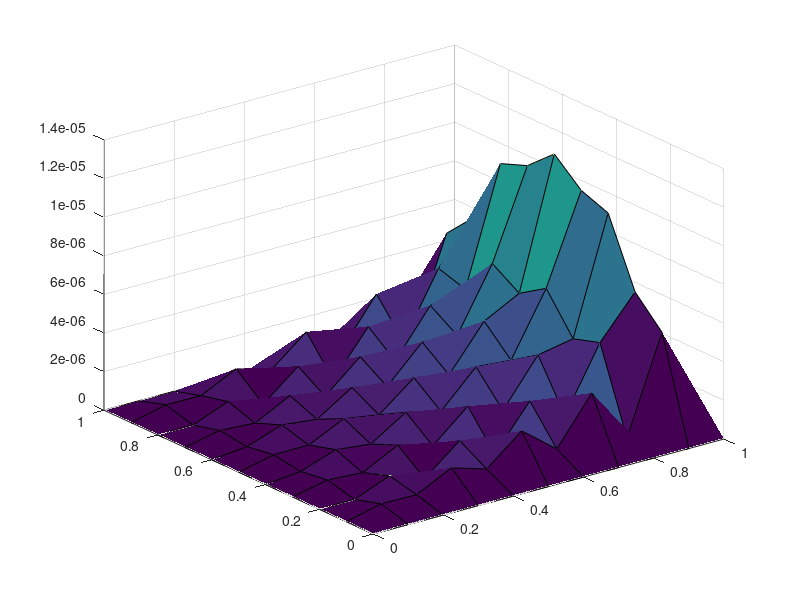

This chart was generated by the following MATLAB code: (Note: this script raises an error after producing the figure.)
%% Alex Swenson HW7 (Computer Project 5c)
function problem1()

%% Set Domain

% some important constants 
x_bound = 1; y_bound = 1.;
dx = 0.1; dy = dx;
global k 
k = 0.1;
nx = x_bound/dx; ny = y_bound/dy;
dx2 = dx*dx; dy2 = dy*dy;
dt = (dx2 / (2*k));
t_end = 40 * dt;
nt = t_end / dt;

alphax = k*dt / dx2; alphay = k*dt / dy2;

x = 0:dx:x_bound;
y = 0:dy:y_bound;
% create mesh
[X, Y] = meshgrid(x);
% Set Initial Conditions
f = X .* (1-X.^5) .* Y .* (1-Y);
f(1,:) = 0;
f(:,1) = 0;

%% Get Exact Solution
Ntrunc = 50;
f_exact = get_exact(X, Y, Ntrunc, t_end);

%% Part A) L_inf Error Between f_init, f_exact @ 0

A_exact = get_exact(X, Y, Ntrunc, 0);

figure(1)
surf(X, Y, abs(f - A_exact));

% Make The A - matrices
e = ones(nx-2, 1);
A_x = spdiags([-alphax*e 2*(1+alphax)*e -alphax*e], -1:1, nx-2, nx-2);
A_y = spdiags([-alphay*e 2*(1+alphay)*e -alphay*e], -1:1, ny-2, ny-2);

A_x = full(A_x)
%A_y = full(A_y);

f_save = f;

for i=0:nt
    step = mod(i, 2);
    
    if step == 0
        for i=2:nx-2
       % use the first routine (x then y)
            b = alphay*f(i,3:ny) + 2*(1-alphay)*f(i,2:ny-1) +  alphay*f(i,1:ny-2);
            f_inter =  A_x \ b';
        end
        for j=2:ny-2
            b = alphax*f_inter(3:nx,j) + 2*(1-alphax)*f_inter(2:nx-1,j) + alphax*f_inter(1:nx-2,j);
            f_save(i,1:ny-2) = (A_y \ b)';
        end
    else
        for j=2:ny-2
       % use the second solving routine (y then x)
            b = alphax*f(3:nx,j) + 2*(1-alphax)*f(2:nx-1,j) + alphax*f(1:nx-2,j);
            f_intermediate = A_y \ f(j,1:nx-2)';
            f_save(j,1:nx-2) = (A_x \ f_intermediate)';
        end
    f = f_save;
    end
end

figure(2)
surf(X,Y,f)

end 



function exactf = get_exact(X, Y, trunc, t_end)
global k
exactf = zeros(length(X), length(Y));
for n=1:trunc
    for m=1:trunc
    exactf=exactf-120*(-n^4*pi^4*(-1)^n + 12*n^2*pi^2*(-1)^n + 24 + 24*(-1)^(1+n))...
        * (-2 + 2*(-1)^m) / (n^7*pi^10*m^3) ...
        * sin(n*pi*X) .*sin(m*pi*Y)*exp(-(n^2+m^2)*pi^2*k*t_end);
    end
end
end
